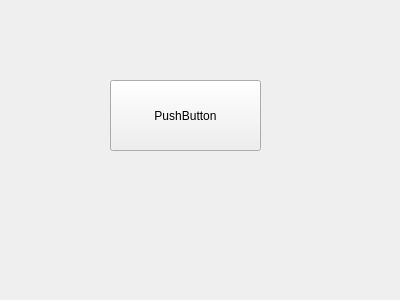
<?xml version="1.0" encoding="UTF-8"?>
<ui version="4.0">
 <class>Widget</class>
 <widget class="QWidget" name="Widget">
  <property name="geometry">
   <rect>
    <x>0</x>
    <y>0</y>
    <width>400</width>
    <height>300</height>
   </rect>
  </property>
  <property name="windowTitle">
   <string>Widget</string>
  </property>
  <widget class="QPushButton" name="pushButton">
   <property name="geometry">
    <rect>
     <x>110</x>
     <y>80</y>
     <width>151</width>
     <height>71</height>
    </rect>
   </property>
   <property name="text">
    <string>PushButton</string>
   </property>
  </widget>
 </widget>
 <layoutdefault spacing="6" margin="11"/>
 <resources/>
 <connections/>
</ui>
